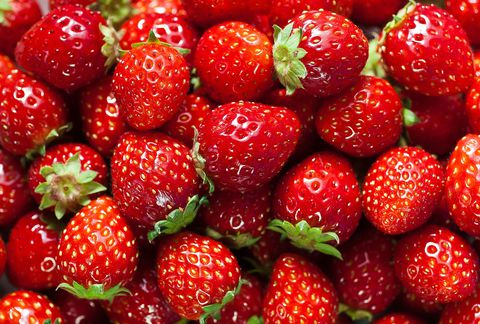
#> input picture strawberry.jpg, 480 x 324 px
$ jupyter execute image_ex_01.ipynb
#> lines starting #> are read from the running program, lines starting #| are printed output that depends on the picture; after the words box and inside, x2 and y2 are one past the last pixel; in counts of white or black regions, pixels touching at a corner belong together
[cell 1]
import numpy as np
import cv2

[cell 2]
img = cv2.imread('strawberry.jpg', 1) # 0은 흑백
#> img is the input picture: shape (324, 480, 3); mean B, G, R 32.7, 40.6, 160.5

[cell 3]
px = img[100,100] # [blue, red, green]
#> px = [2, 9, 166]
print(px)
#| [  2   9 166]

[cell 4]
blue = img[100, 100, 0]
#> blue = 2
print(blue)
#| 2

[cell 5]
print(img.size)
#| 466560
print(img.dtype) # 중요! debugging할 때 invalid type이면 ERROR
#| uint8
print(img.shape)
#| (324, 480, 3)

[cell 6]
cv2.imshow("frame", img)
cv2.waitKey(0)
cv2.destroyAllWindows()

[cell 7]
img.shape # (y, x, channels(if image is color)) gray면 y, x만 return
#> Out = (324, 480, 3)

[cell 8]
roi = img[13:90, 275:367] #[y1:y2, x1:x2]
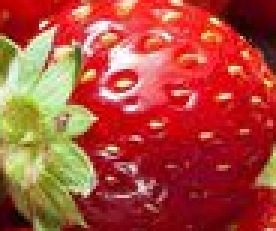
#> roi: shape (77, 92, 3) (shown 3 times larger); mean B, G, R 58.9, 74.8, 175.7
#roi.shape (77,92,3)

img2 = img.copy()
img2[200:277, 77:169] = roi # img2[200:200 + roi.shape[0], 77:77+roi.shape[1]] = roi
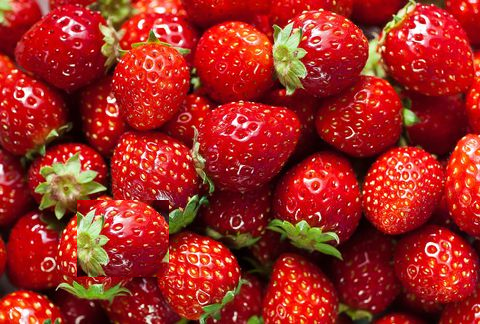
#> img2: shape (324, 480, 3); 4.56% of pixels changed, all inside (x1, y1, x2, y2) = (77, 200, 169, 277)


cv2.imshow("frame", img2)
cv2.waitKey(0)
cv2.destroyAllWindows()

cv2.imwrite("img_copy.jpg", img2)
#> Out = True

[cell 9]
from IPython.display import Image

[cell 10]
str = Image(filename="strawberry.jpg")

[cell 11]
e1 = cv2.getTickCount()
e2 = cv2.getTickCount()
time = (e2 - e1) / cv2.getTickFrequency()
print(time)

[cell 12]
e1 = cv2.getTickCount() # 대신 time.time() 사용 가능

for i in range(1, 20, 2):
    img1 = cv2.medianBlur(img, i)
#> this loop made 10 passes
#> pass 2, `img1 = cv2.medianBlur(img, i)`:
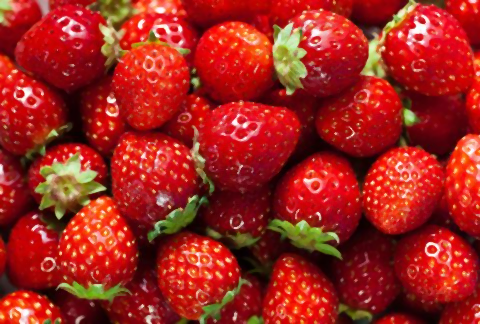
#> img1: shape (324, 480, 3); mean B, G, R 30.2, 37.9, 160.3
#> pass 3, `img1 = cv2.medianBlur(img, i)`:
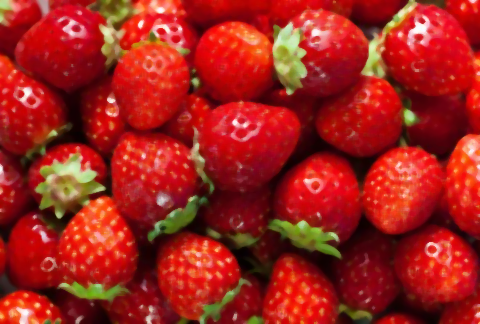
#> img1: shape (324, 480, 3); mean B, G, R 27.5, 34.7, 159.7

e2 = cv2.getTickCount()
time = (e2 - e1) / cv2.getTickFrequency()
print(time)
cv2.imshow("frame", img1)
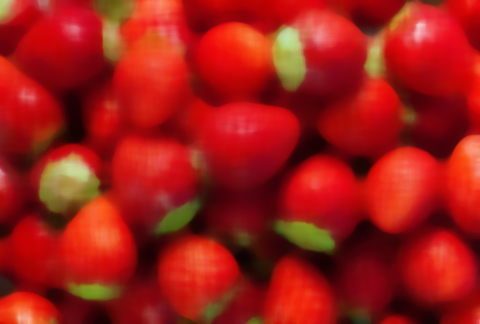
#> window 'frame': shape (324, 480, 3); mean B, G, R 21.9, 27.8, 160.4
cv2.waitKey(0)
cv2.destroyAllWindows()
